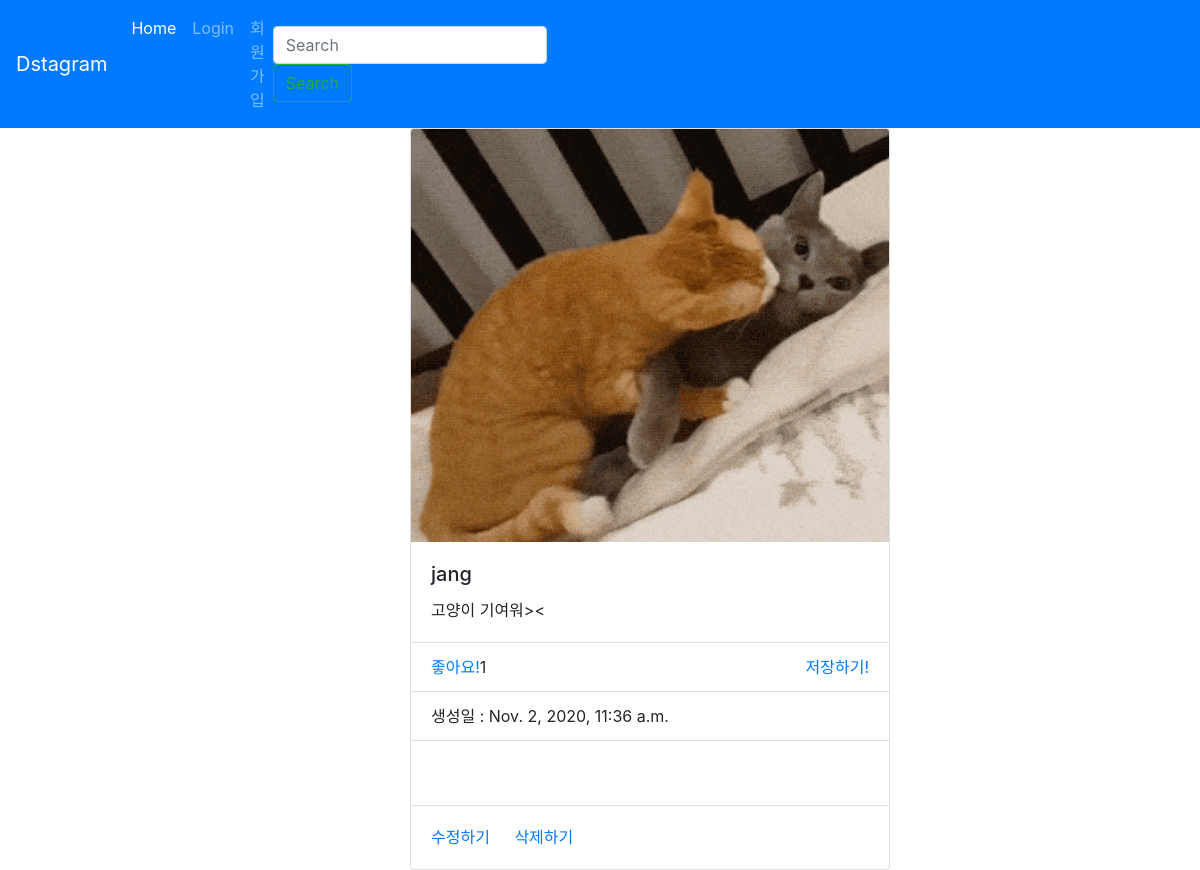
The page /detail/2/ on the database its author committed.
### photo/models.py (models this page shows, shortened)
class Photo(models.Model):
    author = models.ForeignKey(User, on_delete=models.CASCADE, related_name='user')
    text = models.TextField(blank=True)
    image = models.ImageField(upload_to = 'time_photo/%Y/%m/%d')
    created = models.DateTimeField(auto_now_add=True)
    updated = models.DateTimeField(auto_now=True)
    like = models.ManyToManyField(User, related_name='like_post', blank=True)
    favorite = models.ManyToManyField(User, related_name='favorite_post', blank=True)
    class Meta:
        ordering = ['-created']

### photo/views.py (the view)
# urls.py: path("detail/<int:pk>/", PhotoDetail.as_view(), name='detail'),
class PhotoDetail(DetailView):
    model = Photo
    template_name_suffix = '_detail'

### photo/templates/photo/photo_detail.html (shortened to what this page needs)
{% extends 'base.html' %}
{% block content %}
<div class="row">
    <div class="col"></div>
    <div class="col-12 col-xl-4 col-md-4">
        <div class="card" style="width: 30rem">
            <img src=" {{ object.image.url }}" class="card-img-top" alt="...">
            <div class="card-body">
                <h5 class="card-title">{{ object.author }}</h5>
                <p class="card-text"> {{ object.text }} </p>
            </div>
            <ul class="list-group list-group-flush">
                <li class="list-group-item">
                    <a href="{% url 'photo:like' object.id %}"
                            class = "float-left btn-like
                            ">좋아요!</a>
                    {% if object.like.all.count %}
                    <span class="float-left">
                        {{object.like.all.count}}
                    </span>
                    {% endif %}
                    <a href="{% url  'photo:favorite' object.id%}"
                                class="float-right btn-favorite
                                ">저장하기!</a>
                </li>
                <li class="list-group-item">생성일 : {{ object.created }}</li>
                <li class="list-group-item">
                    {% load disqus_tags %}
                    <div class="card-body">
                    </div>
                </li>
            </ul>
            <div class="card-body">
                <a href="{% url 'photo:update' object.id %}" class="card-link">수정하기</a>
                <a href="{% url 'photo:delete' object.id %}" class="card-link">삭제하기</a>
            </div>
        </div>
    </div>
    <div class="col"></div>
</div>
{% endblock %}

### rows shown on the page
Photo: image (picture), author "jang", text "고양이 기여워><", like.all.count "1", created "Nov. 2, 2020, 11:36 a.m."
